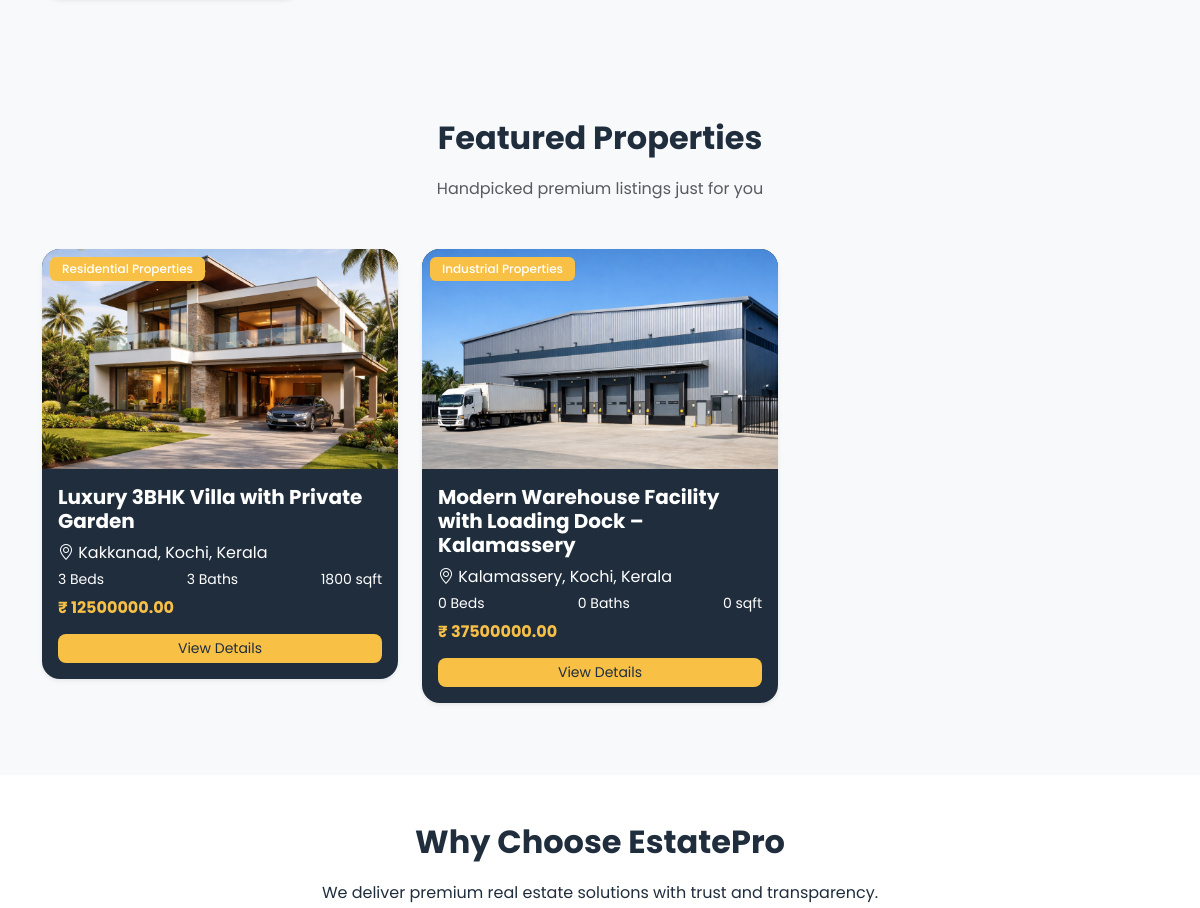
The app's page / (middle part), older data.
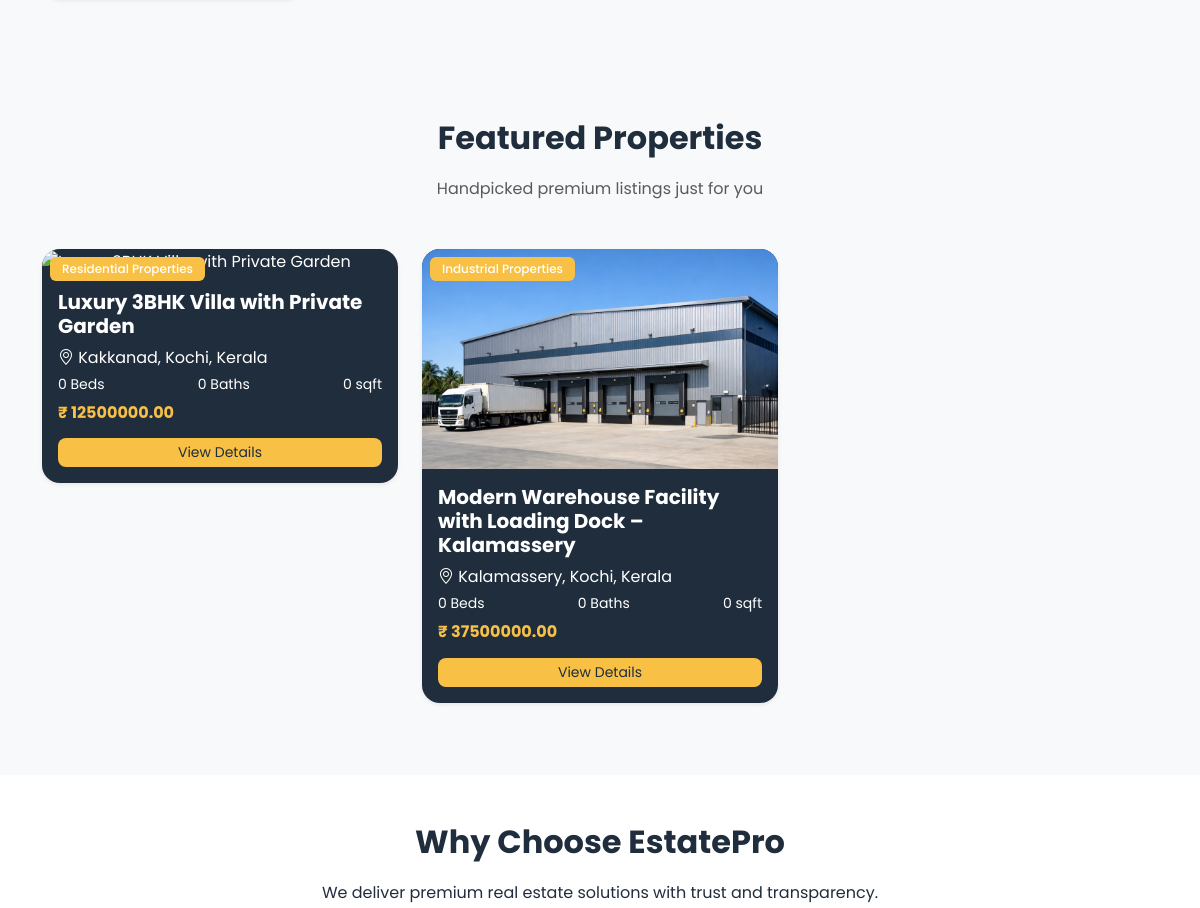
The same page, newer data.
### properties/models.py (models this page shows, shortened)
class Property(models.Model):
    PROPERTY_TYPE = [
        ('Apartment', 'Apartment'),
        ('Villa', 'Villa'),
        ('Commercial', 'Commercial'),
        ('Plot', 'Plot'),
    ]
    LISTING_TYPE = [
        ('Sale', 'Sale'),
        ('Rent', 'Rent'),
    ]
    title = models.CharField(max_length=200)
    slug = models.SlugField(unique=True)
    description = models.TextField()
    price = models.DecimalField(max_digits=12, decimal_places=2)
    location = models.CharField(max_length=200)
    category = models.ForeignKey(Category, on_delete=models.CASCADE, related_name='properties')
    agent = models.ForeignKey(
        User,
        on_delete=models.CASCADE,
        related_name='properties',
        null=True,
        blank=True
    )
    listing_type = models.CharField(max_length=20, choices=LISTING_TYPE)
    bedrooms = models.IntegerField(default=0)
    bathrooms = models.IntegerField(default=0)
    area = models.IntegerField(help_text="Area in sqft")
    latitude = models.DecimalField(max_digits=9, decimal_places=6, blank=True, null=True)
    longitude = models.DecimalField(max_digits=9, decimal_places=6, blank=True, null=True)
    featured_image = models.ImageField(upload_to='properties/')
    is_featured = models.BooleanField(default=False)
    is_available = models.BooleanField(default=True)
    created_at = models.DateTimeField(auto_now_add=True)

class Category(models.Model):
    name = models.CharField(max_length=100)
    slug = models.SlugField(unique=True, blank=True)
    image = models.ImageField(upload_to='category_images/', blank=True, null=True)

### pages/views.py (the view)
# urls.py: path('', views.home, name='home'),
def home(request):
    featured_properties = Property.objects.filter(
        is_featured=True,
        is_available=True
    )[:6]
    categories = Category.objects.all()
    context = {
        'featured_properties': featured_properties,
        'categories': categories
    }
    return render(request, 'home.html', context)

### templates/home.html (shortened to what this page needs)
{% extends 'base.html' %}
{% load static %}
{% block content %}
<section class="py-5 bg-light">
    <div class="container">
        <div class="row">
        </div>
    </div>
</section>
<section class="featured-section py-5 ">
    <div class="container">
        <div class="text-center mb-5">
            <h2 class="section-title fw-bold">Featured Properties</h2>
            <p class="text-muted">Handpicked premium listings just for you</p>
        </div>
        <div class="row">
            {% for property in featured_properties %}
            <div class="col-lg-4 col-md-6 mb-4">
                <div class="property-card shadow-sm">
                    <div class="property-img position-relative">
                        {% if property.featured_image %}
                        <img src="{{ property.featured_image.url }}" class="img-fluid" alt="{{ property.title }}">
                        {% endif %}
                        <span class="badge bg-dark position-absolute top-0 start-0 m-2">
                            {{ property.category.name }}
                        </span>
                    </div>
                    <div class="property-info p-3">
                        <h5 class="fw-bold">{{ property.title }}</h5>
                        <p class="text-muted mb-1">
                            <i class="bi bi-geo-alt"></i> {{ property.location }}
                        </p>
                        <div class="d-flex justify-content-between small text-muted mb-2">
                            <span>{{ property.bedrooms }} Beds</span>
                            <span>{{ property.bathrooms }} Baths</span>
                            <span>{{ property.area }} sqft</span>
                        </div>
                        <h6 class="price text-dark fw-bold">₹ {{ property.price }}</h6>
                        <a href="{% url 'property_detail' property.slug %}" class="btn btn-dark btn-sm w-100 mt-2">
                            View Details
                        </a>
                    </div>
                </div>
            </div>
            {% empty %}
            <div class="text-center">
                <p>No featured properties available.</p>
            </div>
            {% endfor %}
        </div>
    </div>
</section>
<section class="why-section py-5">
    <div class="container">
        <div class="text-center mb-5">
            <h2 class="section-title">Why Choose EstatePro</h2>
            <p class="section-subtitle">
                We deliver premium real estate solutions with trust and transparency.
            </p>
        </div>
    </div>
</section>
{% endblock %}

Row changes from the older to the newer data that the page shows:
changed Property "Luxury 3BHK Villa with Private Garden": bedrooms "3" → "0"; bathrooms "3" → "0"; area "1800" → "0"; featured_image: picture removed
